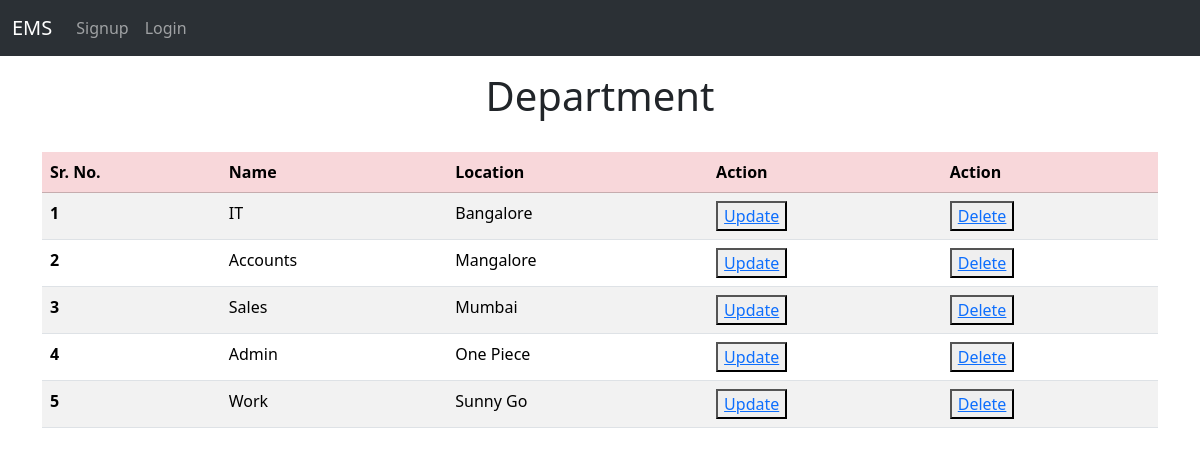
Page /home/department-list on the committed database.
### employees/models.py (models this page shows, shortened)
class Department(models.Model):
    dname=models.CharField(max_length=50)
    d_location=models.CharField(max_length=30)

### employees/views.py (the view)
# urls.py: path('department-list',views.department_list_view,name='department-list'),
def department_list_view(request):
    departments=Department.objects.all()
    context={
        'departments':departments
    }
    return render(request,'department_list.html',context)

### employees/templates/department_list.html (shortened to what this page needs)
{% extends 'emp_main.html' %}
{% block content %}
<div class="container mt-3">
    <h1 style="text-align: center;">Department</h1>
    <br>
    <table class="table table-striped table-hover">
  <thead class="table-danger">
    <tr>
      <th scope="col">Sr. No.</th>
      <th scope="col">Name</th>
      <th scope="col">Location</th>
      <th scope="col">Action</th>
      <th scope="col">Action</th>
    </tr>
  </thead>
 <tbody>
    {% for department in departments %}
        <tr>
        <th scope="row">{{ forloop.counter }}</th>
        <td>{{ department.dname }}</td>
        <td>{{ department.d_location }}</td>
        <td><button><a href="{% url 'update-department' department.id %}">Update</a></button></td>
        <td><button><a href="{% url 'delete-department' department.id %}">Delete</a></button></td>
        </tr>
    {% endfor  %}
 </tbody>
</table>
</div>
{% endblock content %}

### rows in the picture
Department: dname "IT", d_location "Bangalore"
Department: dname "Accounts", d_location "Mangalore"
Department: dname "Sales", d_location "Mumbai"
Department: dname "Admin", d_location "One Piece"
Department: dname "Work", d_location "Sunny Go"
